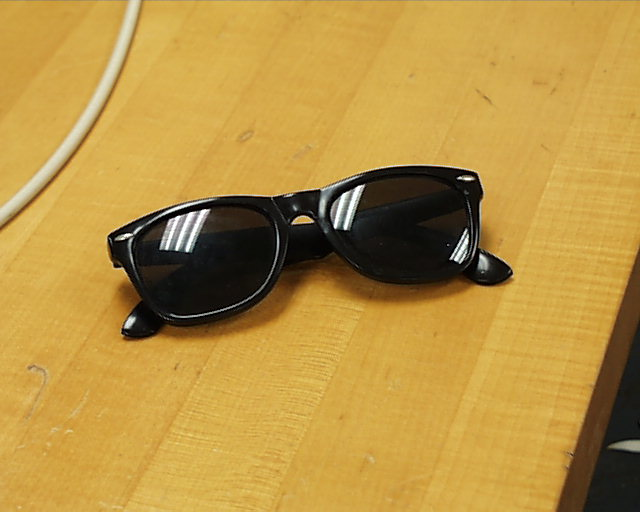
#> input picture Module_4/pic.0039.jpg, 640 x 512 px
$ python difference_of_gaussian.py
#> lines starting #> are read from the running program, lines starting #| are printed output that depends on the picture
import cv2
import numpy as np
import matplotlib.pyplot as plt

# Load an image (you can replace it with your own image)
image = cv2.imread('pic.0039.jpg', cv2.IMREAD_GRAYSCALE)
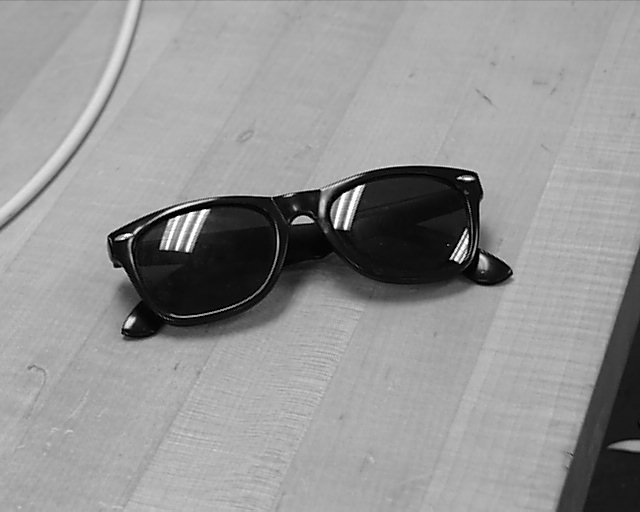
#> image: shape (512, 640); min 0, max 255, mean 148.7

# Ensure the image is in float32 format for precise arithmetic
image_float = image.astype(np.float32)

# Apply two Gaussian blurs with different sigma values (small and large)
sigma_small = 1.0
sigma_large = 3.0
gaussian_small = cv2.GaussianBlur(image_float, (0, 0), sigma_small)
gaussian_large = cv2.GaussianBlur(image_float, (0, 0), sigma_large)
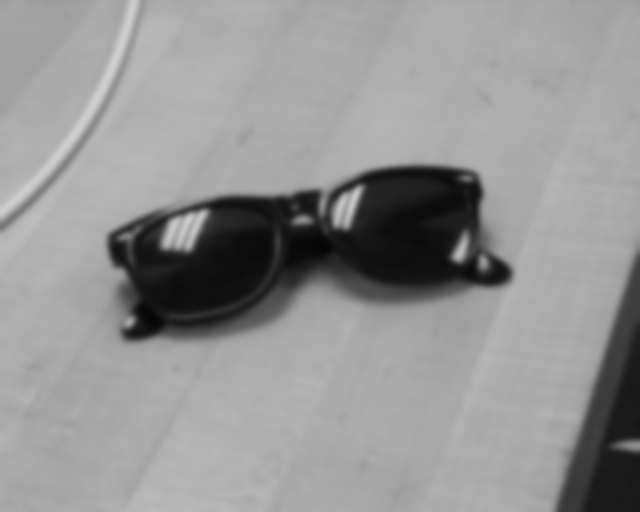
#> gaussian_large: shape (512, 640) float32; min 5.35, max 207.9, mean 148.7

# Compute the Difference of Gaussian (DoG)
dog_image = gaussian_small - gaussian_large
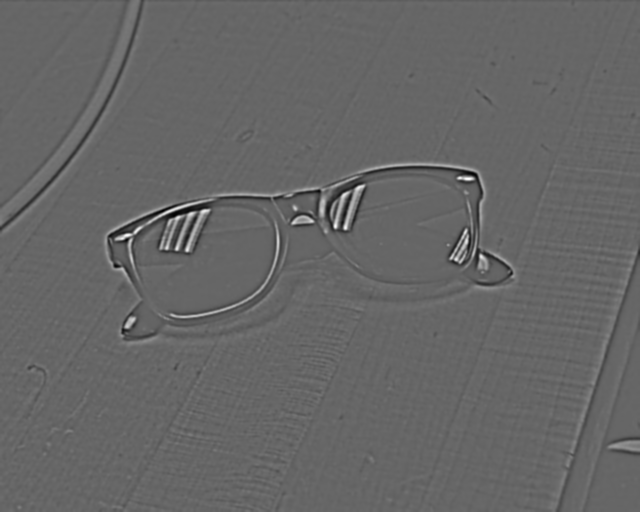
#> dog_image: shape (512, 640) float32; min -71.21, max 106, mean 0; drawn with min black and max white

# Amplify high contrast regions in the DoG image
gain_factor = 2.0
enhanced_dog = dog_image * gain_factor

# Add the enhanced DoG to the original image to boost contrast in high-contrast regions
contrast_enhanced_image = image_float + enhanced_dog
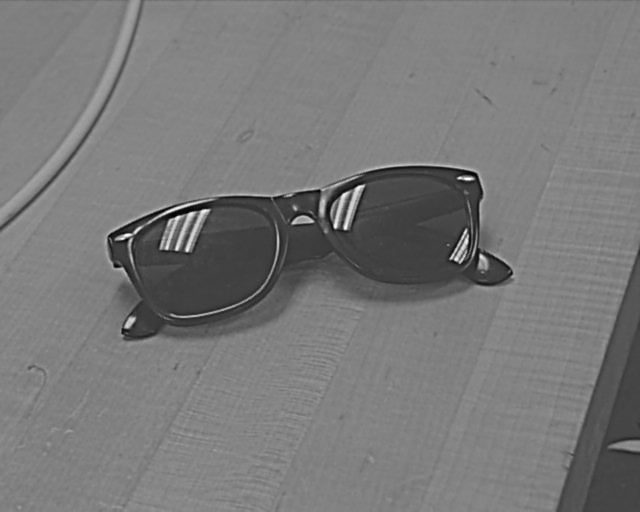
#> contrast_enhanced_image: shape (512, 640) float32; min -139.9, max 467, mean 148.7; drawn with min black and max white

# Convert the resulting image back to uint8 for display
contrast_enhanced_image_uint8 = np.clip(contrast_enhanced_image, 0, 255).astype(np.uint8)
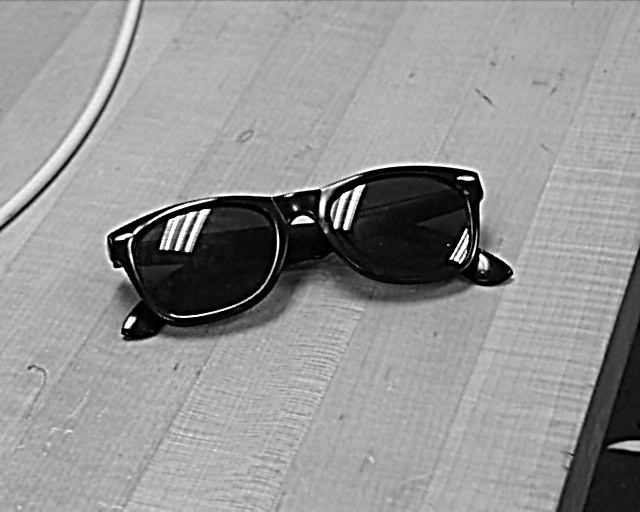
#> contrast_enhanced_image_uint8: shape (512, 640); min 0, max 255, mean 148.5

# Display the images
plt.figure(figsize=(15, 9))

plt.subplot(1, 5, 1)
plt.title('Original Image')
plt.imshow(image, cmap='gray')

plt.subplot(1, 5, 2)
plt.title('Guassian Small')
plt.imshow(gaussian_small, cmap='gray')

plt.subplot(1, 5, 3)
plt.title('Guassian Large')
plt.imshow(gaussian_large, cmap='gray')

plt.subplot(1, 5, 4)
plt.title('Difference of Gaussian (DoG)')
plt.imshow(dog_image, cmap='gray')

plt.subplot(1, 5, 5)
plt.title('Contrast Enhanced Image')
plt.imshow(contrast_enhanced_image_uint8, cmap='gray')

plt.show()
